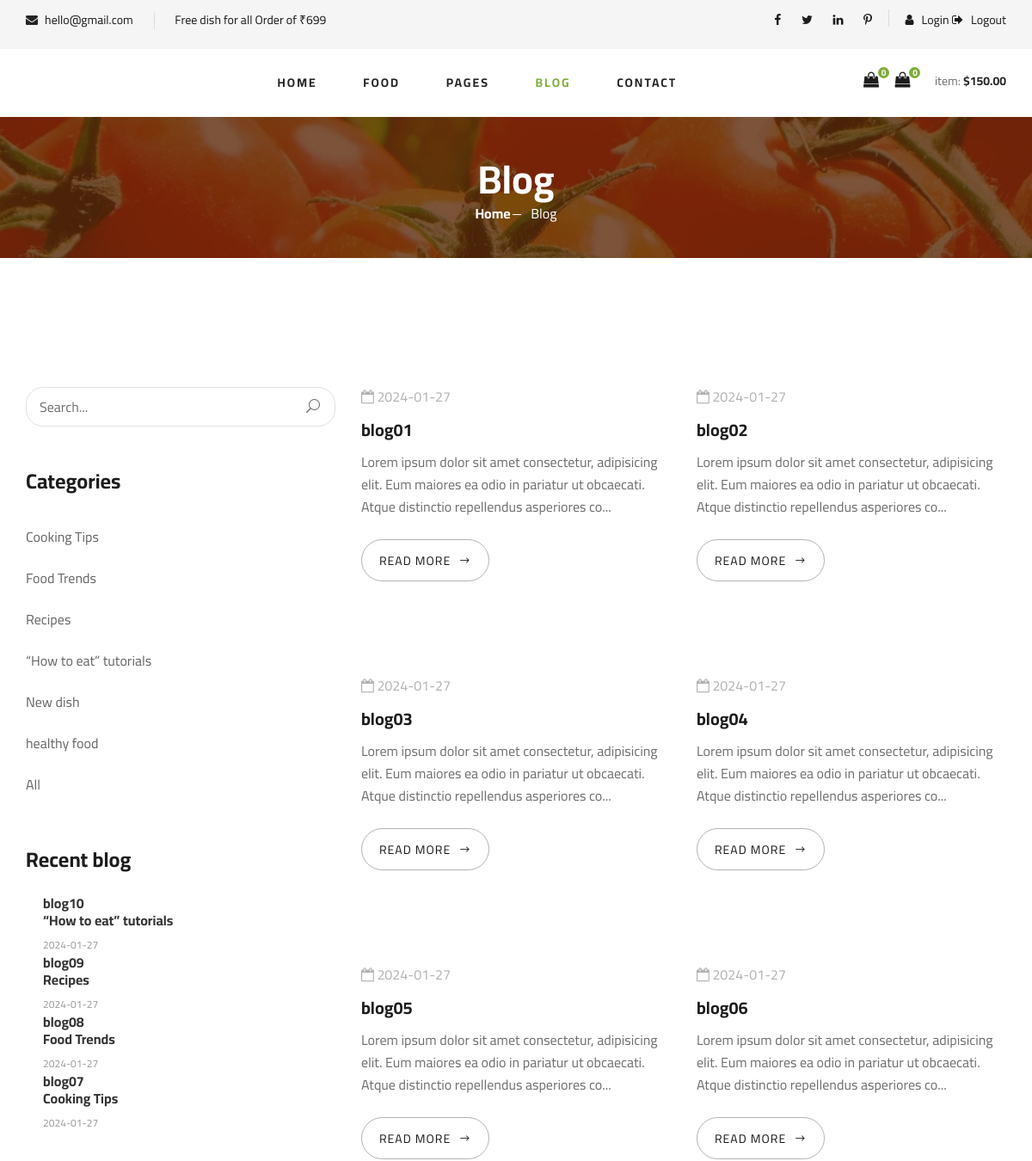
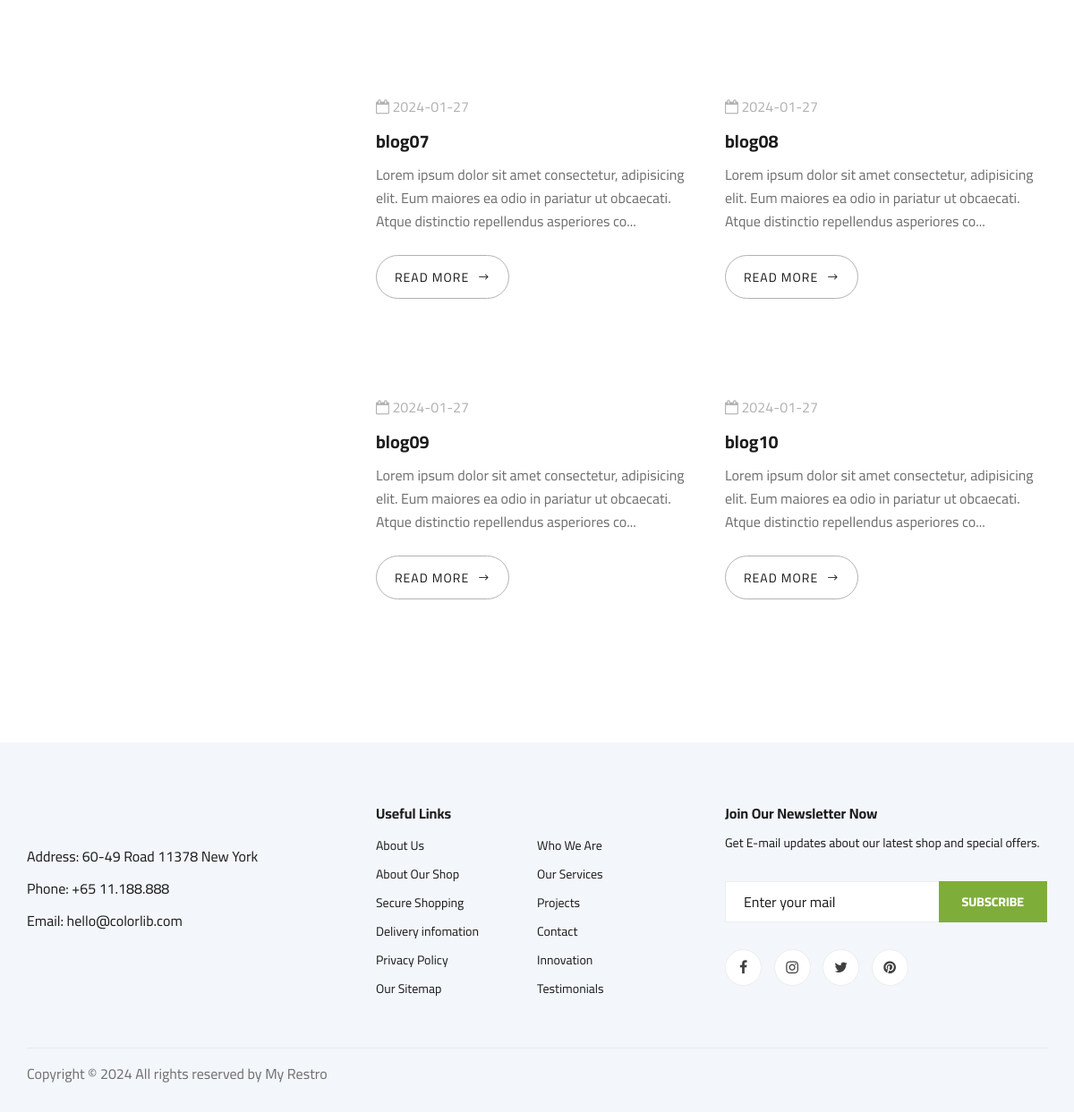
Screenshot of /blog.php with the database file from the repository (2 pictures, top to bottom).
### tables this page shows
CREATE TABLE `blog_category` (
  `bcat_id` int(30) NOT NULL,
  `bcat_name` varchar(255) NOT NULL,
  `bcat_post` varchar(255) NOT NULL
);

CREATE TABLE `blog` (
  `blog_id` int(30) NOT NULL,
  `blog_title` varchar(255) NOT NULL,
  `blog_content` longtext NOT NULL,
  `blog_admin` varchar(255) NOT NULL,
  `blog_category` varchar(255) NOT NULL,
  `blog_tag` varchar(255) NOT NULL,
  `blog_img` varchar(255) NOT NULL,
  `blog_date` varchar(255) NOT NULL
);

### blog.php (the view, shortened to what this page needs)
<!DOCTYPE html>
<html lang="zxx">
<head>
    <link rel="stylesheet" href="css/bootstrap.min.css" type="text/css">
    <link rel="stylesheet" href="css/font-awesome.min.css" type="text/css">
    <link rel="stylesheet" href="css/elegant-icons.css" type="text/css">
    <link rel="stylesheet" href="css/nice-select.css" type="text/css">
    <link rel="stylesheet" href="css/jquery-ui.min.css" type="text/css">
    <link rel="stylesheet" href="css/owl.carousel.min.css" type="text/css">
    <link rel="stylesheet" href="css/slicknav.min.css" type="text/css">
    <link rel="stylesheet" href="css/style.css" type="text/css">
</head>
<body>
    <?php
    include "include/header.php";
    ?>
    <section class="breadcrumb-section set-bg" data-setbg="img/breadcrumb.jpg">
        <div class="container">
            <div class="row">
                <div class="col-lg-12 text-center">
                    <div class="breadcrumb__text">
                        <h2>Blog</h2>
                        <div class="breadcrumb__option">
                            <a href="./index.html">Home</a>
                            <span>Blog</span>
                        </div>
                    </div>
                </div>
            </div>
        </div>
    </section>
    <section class="blog spad">
        <div class="container">
            <div class="row">
                <?php include "include/sidebar_widgets.php"; ?>
                <div class="col-lg-8 col-md-7">
                    <div class="row">
                        <?php
                        include "include/config.php";
                        $sql = "SELECT * FROM blog";
                        $result = mysqli_query($conn, $sql);
                        if (mysqli_num_rows($result) > 0) {
                            while ($row = mysqli_fetch_assoc($result)) {
                                ?>
                                <div class="col-lg-6 col-md-6 col-sm-6">
                                    <div class="blog__item">
                                        <div class="blog__item__pic">
                                        </div>
                                        <div class="blog__item__text">
                                            <ul>
                                                <li><i class="fa fa-calendar-o"></i>
                                                    <?php echo $row['blog_date']; ?>
                                                </li>
                                            </ul>
                                            <h5><a href="blog-details.php?bid=<?php echo $row['blog_id']; ?>">
                                                    <?php echo $row['blog_title']; ?>
                                                </a></h5>
                                            <p>
                                            <?php $string = substr($row['blog_content'], 0, 150);
                                                echo $string . "...";?>
                                            </p>
                                            <a href="blog-details.php?bid=<?php echo $row['blog_id']; ?>" class="blog__btn">READ MORE <span class="arrow_right"></span></a>
                                        </div>
                                    </div>
                                </div>
                                <?php }
                        } ?>
                    </div>
                </div>
            </div>
        </div>
    </section>
    <?php include "include/footer.php"; ?>
</body>
</html>

### include/sidebar_widgets.php (shortened to what this page needs)
<div class="col-lg-4 col-md-5">
                    <div class="blog__sidebar">
                        <div class="blog__sidebar__search">
                            <form action="#">
                                <input type="text" placeholder="Search...">
                                <button type="submit"><span class="icon_search"></span></button>
                            </form>
                        </div>
                        <div class="blog__sidebar__item">
                            <h4>Categories</h4>
                            <?php
                            include  'include/config.php';
                            $sql = "SELECT * FROM blog_category";
                            $result = mysqli_query($conn, $sql);
                            if (mysqli_num_rows($result) > 0 )
                            {
                                while($row = mysqli_fetch_assoc($result))
                                {
                            ?>
                            <ul>
                            <li><a href="blog_category.php?bcat_id=<?php echo $row['bcat_id']; ?>"><?php echo $row['bcat_name'];?></php></a></li>
                            <?php }} ?>
                            <li><a href="blog.php">All</php></a></li>
                            </ul>
                        </div>
                        <div class="blog__sidebar__item">
                            <h4>Recent blog</h4>
                            <?php
                                    include 'include/config.php';
                                    $limit = 4;
                                    $sql1 = "SELECT * FROM blog
                                            LEFT JOIN blog_category ON blog.blog_category = blog_category.bcat_id
                                            ORDER BY blog.blog_id DESC LIMIT {$limit}";
                                    $result1 = mysqli_query($conn, $sql1);
                                    if (mysqli_num_rows($result1) > 0) {
                                        while ($row1 = mysqli_fetch_assoc($result1)) {
                                 ?>
                            <div class="blog__sidebar__recent">
                                <a href="blog-details.php?bid=<?php echo $row1['blog_id']; ?>" class="blog__sidebar__recent__item">
                                    <div class="blog__sidebar__recent__item__text">
                                        <h6><?php echo $row1['blog_title']; ?><br/> <?php echo $row1['bcat_name']; ?></h6>
                                        <span><?php echo $row1['blog_date']; ?></span>
                                    </div>
                                </a>
                            </div>
                            <?php }} ?>
                        </div>
                    </div>
                </div>

### css/style.css (style rules this page uses)
html, body { height: 100%; font-family: "Cairo", sans-serif; -webkit-font-smoothing: antialiased; font-smoothing: antialiased; }
h1, h2, h3, h4, h5, h6 { margin: 0; color: #111111; font-weight: 400; font-family: "Cairo", sans-serif; }
h2 { font-size: 36px; }
h4 { font-size: 24px; }
h5 { font-size: 18px; }
h6 { font-size: 16px; }
p { font-size: 16px; font-family: "Cairo", sans-serif; color: #6f6f6f; font-weight: 400; line-height: 26px; margin: 0 0 15px 0; }
ul, ol { padding: 0; margin: 0; }
.set-bg { background-repeat: no-repeat; background-size: cover; background-position: top center; }
.spad { padding-top: 100px; padding-bottom: 100px; }
.breadcrumb-section { display: flex; align-items: center; padding: 45px 0 40px; }
.breadcrumb__text h2 { font-size: 46px; color: #ffffff; font-weight: 700; }
.breadcrumb__option a { display: inline-block; font-size: 16px; color: #ffffff; font-weight: 700; margin-right: 20px; position: relative; }
.breadcrumb__option a:after { position: absolute; right: -12px; top: 13px; height: 1px; width: 10px; background: #ffffff; content: ""; }
.breadcrumb__option span { display: inline-block; font-size: 16px; color: #ffffff; }
.blog__item { margin-bottom: 60px; }
.blog__item__text { padding-top: 25px; }
.blog__item__text ul { margin-bottom: 15px; }
.blog__item__text ul li { font-size: 16px; color: #b2b2b2; list-style: none; display: inline-block; margin-right: 15px; }
.blog__item__text ul li:last-child { margin-right: 0; }
.blog__item__text h5 { margin-bottom: 12px; }
.blog__item__text h5 a { font-size: 20px; color: #1c1c1c; font-weight: 700; }
.blog__item__text p { margin-bottom: 25px; }
.blog__item__text .blog__btn { display: inline-block; font-size: 14px; color: #1c1c1c; text-transform: uppercase; letter-spacing: 1px; border: 1px solid #b2b2b2; padding: 14px 20px 12px; border-radius: 25px; }
.blog__item__text .blog__btn span { position: relative; top: 1px; margin-left: 5px; }
.blog__sidebar { padding-top: 50px; }
.blog__sidebar__item { margin-bottom: 50px; }
.blog__sidebar__item h4 { color: #1c1c1c; font-weight: 700; margin-bottom: 25px; }
.blog__sidebar__item ul li { list-style: none; }
.blog__sidebar__item ul li a { font-size: 16px; color: #666666; line-height: 48px; -webkit-transition: all, 0.3s; -moz-transition: all, 0.3s; -ms-transition: all, 0.3s; -o-transition: all, 0.3s; transition: all, 0.3s; }
.blog__sidebar__search { margin-bottom: 50px; }
.blog__sidebar__search form { position: relative; }
.blog__sidebar__search form input { width: 100%; height: 46px; font-size: 16px; color: #6f6f6f; padding-left: 15px; border: 1px solid #e1e1e1; border-radius: 20px; }
.blog__sidebar__search form input::placeholder { color: #6f6f6f; }
.blog__sidebar__search form button { font-size: 16px; color: #6f6f6f; background: transparent; border: none; position: absolute; right: 0; top: 0; height: 100%; padding: 0px 18px; }
.blog__sidebar__recent .blog__sidebar__recent__item { display: block; }
.blog__sidebar__recent .blog__sidebar__recent__item:last-child { margin-bottom: 0; }
.blog__sidebar__recent__item { overflow: hidden; margin-bottom: 20px; }
.blog__sidebar__recent__item__text { overflow: hidden; }
.blog__sidebar__recent__item__text h6 { font-weight: 700; color: #333333; line-height: 20px; margin-bottom: 5px; }
.blog__sidebar__recent__item__text span { font-size: 12px; color: #999999; text-transform: uppercase; }
@media only screen and (min-width: 1200px) { .container { max-width: 1170px; } }

### rows the page displays
blog_category: bcat_name "Cooking Tips"
blog_category: bcat_name "Food Trends"
blog_category: bcat_name "Recipes"
blog_category: bcat_name "“How to eat” tutorials"
blog_category: bcat_name "New dish"
blog_category: bcat_name "healthy food"
blog: blog_title "blog10", blog_category.bcat_name "“How to eat” tutorials", blog_date "2024-01-27", blog_content "Lorem ipsum dolor sit amet consectetur, adipisicing elit. Eum maiores ea odio in pariatur ut obcaecati. Atque distinctio repellendus asperiores co"
blog: blog_title "blog09", blog_category.bcat_name "Recipes", blog_date "2024-01-27", blog_content "Lorem ipsum dolor sit amet consectetur, adipisicing elit. Eum maiores ea odio in pariatur ut obcaecati. Atque distinctio repellendus asperiores co"
blog: blog_title "blog08", blog_category.bcat_name "Food Trends", blog_date "2024-01-27", blog_content "Lorem ipsum dolor sit amet consectetur, adipisicing elit. Eum maiores ea odio in pariatur ut obcaecati. Atque distinctio repellendus asperiores co"
blog: blog_title "blog07", blog_category.bcat_name "Cooking Tips", blog_date "2024-01-27", blog_content "Lorem ipsum dolor sit amet consectetur, adipisicing elit. Eum maiores ea odio in pariatur ut obcaecati. Atque distinctio repellendus asperiores co"
blog: blog_date "2024-01-27", blog_title "blog01", blog_content "Lorem ipsum dolor sit amet consectetur, adipisicing elit. Eum maiores ea odio in pariatur ut obcaecati. Atque distinctio repellendus asperiores co"
blog: blog_date "2024-01-27", blog_title "blog02", blog_content "Lorem ipsum dolor sit amet consectetur, adipisicing elit. Eum maiores ea odio in pariatur ut obcaecati. Atque distinctio repellendus asperiores co"
blog: blog_date "2024-01-27", blog_title "blog03", blog_content "Lorem ipsum dolor sit amet consectetur, adipisicing elit. Eum maiores ea odio in pariatur ut obcaecati. Atque distinctio repellendus asperiores co"
blog: blog_date "2024-01-27", blog_title "blog04", blog_content "Lorem ipsum dolor sit amet consectetur, adipisicing elit. Eum maiores ea odio in pariatur ut obcaecati. Atque distinctio repellendus asperiores co"
blog: blog_date "2024-01-27", blog_title "blog05", blog_content "Lorem ipsum dolor sit amet consectetur, adipisicing elit. Eum maiores ea odio in pariatur ut obcaecati. Atque distinctio repellendus asperiores co"
blog: blog_date "2024-01-27", blog_title "blog06", blog_content "Lorem ipsum dolor sit amet consectetur, adipisicing elit. Eum maiores ea odio in pariatur ut obcaecati. Atque distinctio repellendus asperiores co"
